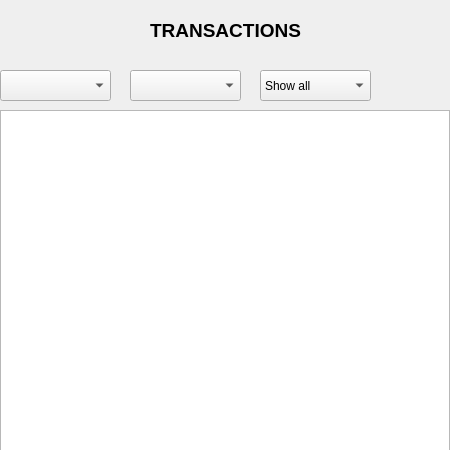
<?xml version="1.0" encoding="UTF-8"?>
<ui version="4.0">
 <class>Transactions_UI</class>
 <widget class="QDialog" name="Transactions_UI">
  <property name="geometry">
   <rect>
    <x>0</x>
    <y>0</y>
    <width>450</width>
    <height>450</height>
   </rect>
  </property>
  <property name="minimumSize">
   <size>
    <width>0</width>
    <height>0</height>
   </size>
  </property>
  <property name="maximumSize">
   <size>
    <width>450</width>
    <height>450</height>
   </size>
  </property>
  <property name="windowTitle">
   <string>Dialog</string>
  </property>
  <widget class="QTableView" name="tableView_transactions">
   <property name="geometry">
    <rect>
     <x>0</x>
     <y>110</y>
     <width>450</width>
     <height>450</height>
    </rect>
   </property>
   <property name="minimumSize">
    <size>
     <width>0</width>
     <height>0</height>
    </size>
   </property>
   <property name="maximumSize">
    <size>
     <width>450</width>
     <height>450</height>
    </size>
   </property>
   <property name="cursor" stdset="0">
    <cursorShape>ArrowCursor</cursorShape>
   </property>
   <property name="selectionMode">
    <enum>QAbstractItemView::SelectionMode::NoSelection</enum>
   </property>
  </widget>
  <widget class="QComboBox" name="dateComboBox">
   <property name="geometry">
    <rect>
     <x>0</x>
     <y>70</y>
     <width>111</width>
     <height>31</height>
    </rect>
   </property>
  </widget>
  <widget class="QComboBox" name="typeComboBox">
   <property name="geometry">
    <rect>
     <x>130</x>
     <y>70</y>
     <width>111</width>
     <height>31</height>
    </rect>
   </property>
  </widget>
  <widget class="QComboBox" name="amountComboBox">
   <property name="geometry">
    <rect>
     <x>260</x>
     <y>70</y>
     <width>111</width>
     <height>31</height>
    </rect>
   </property>
   <item>
    <property name="text">
     <string>Show all</string>
    </property>
   </item>
   <item>
    <property name="text">
     <string>Show 10</string>
    </property>
   </item>
  </widget>
  <widget class="QLabel" name="label">
   <property name="geometry">
    <rect>
     <x>0</x>
     <y>0</y>
     <width>451</width>
     <height>61</height>
    </rect>
   </property>
   <property name="font">
    <font>
     <pointsize>14</pointsize>
     <bold>true</bold>
    </font>
   </property>
   <property name="text">
    <string>TRANSACTIONS</string>
   </property>
   <property name="alignment">
    <set>Qt::AlignmentFlag::AlignCenter</set>
   </property>
  </widget>
 </widget>
 <resources/>
 <connections/>
</ui>
